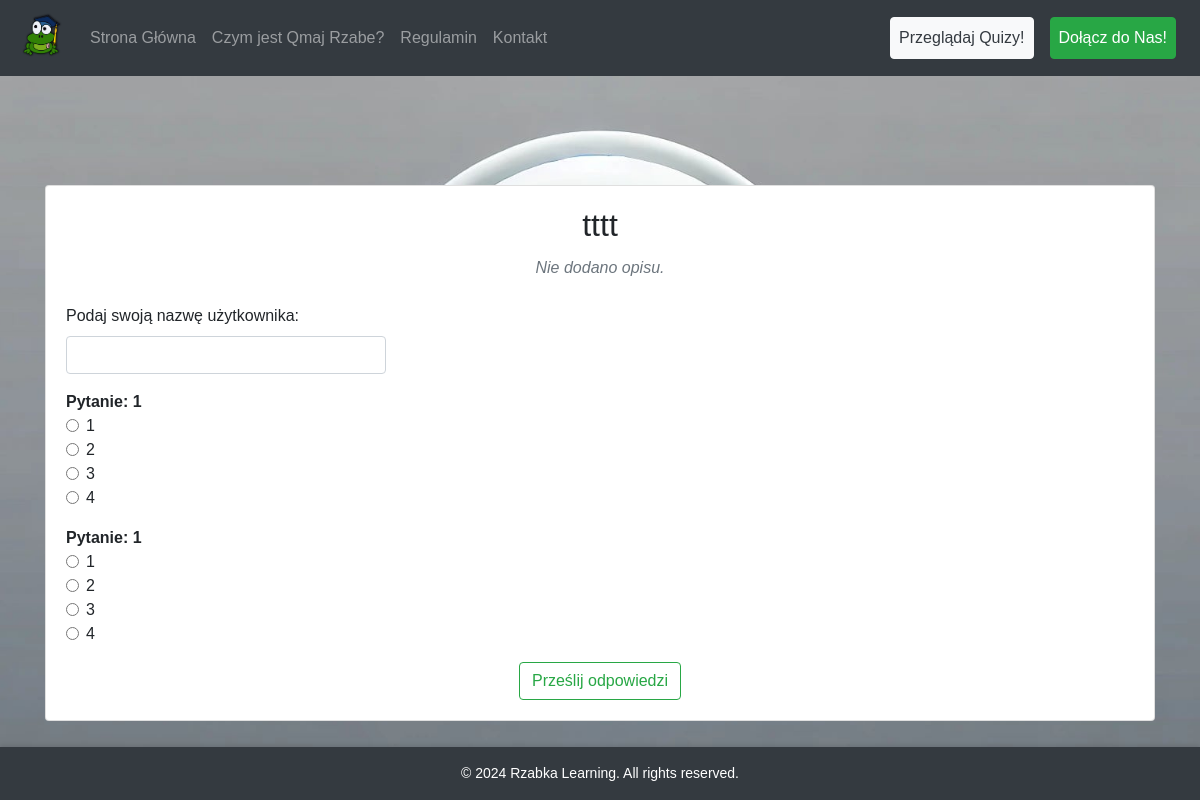
/attend/guest/62/, run on the app's committed database.
### quizAPP/models.py (models this page shows, shortened)
class Quiz(models.Model):
    title = models.CharField(max_length=200)
    description = models.TextField(blank=True, null=True)
    created_by = models.ForeignKey(User, on_delete=models.PROTECT, related_name='quizzes')

class Question(models.Model):
    quiz = models.ForeignKey(Quiz, related_name='questions', on_delete=models.CASCADE)
    question_text = models.CharField(max_length=500)
    answer1 = models.CharField(max_length=200)
    answer2 = models.CharField(max_length=200)
    answer3 = models.CharField(max_length=200)
    answer4 = models.CharField(max_length=200)
    correct_answer = models.IntegerField()      #choice from 1 to 4

### testsAPP/views.py (the view)
# urls.py: path('guest/<int:quiz_id>/', views.attend_quiz_guest, name='attend_quiz_guest')
def attend_quiz_guest(request, quiz_id):
    quiz = get_object_or_404(Quiz, id=quiz_id)
    return render(request, 'test/attendquizguest.html', {'quiz': quiz})

### templates/test/attendquizguest.html (shortened to what this page needs)
{% extends "home_base.html" %}
{% block content %}
<div class="container mt-4">
    <div class="card">
        <div class="card-body">
            <h2 class="card-title text-center">{{ quiz.title }}</h2>
            <p class="card-text text-muted text-center"><i>{{ quiz.description }}</i></p>
            <form action="{% url 'results' %}" method="post" class="mt-4">
                {% if not user.is_authenticated %}
                <div class="form-group">
                    <label for="username">Podaj swoją nazwę użytkownika:</label>
                    <input type="text" id="username" name="username" class="form-control" style="width: 30%;">
                </div>
                {% endif %}
                {% for question in quiz.questions.all %}
                <div class="mb-3">
                    <strong>Pytanie: {{ question.question_text }}</strong>
                    <div class="form-check">
                        <input class="form-check-input" type="radio" id="answer1-{{ question.id }}" name="question{{ question.id }}" value="1">
                        <label class="form-check-label" for="answer1-{{ question.id }}">{{ question.answer1 }}</label>
                    </div>
                    <div class="form-check">
                        <input class="form-check-input" type="radio" id="answer2-{{ question.id }}" name="question{{ question.id }}" value="2">
                        <label class="form-check-label" for="answer2-{{ question.id }}">{{ question.answer2 }}</label>
                    </div>
                    <div class="form-check">
                        <input class="form-check-input" type="radio" id="answer3-{{ question.id }}" name="question{{ question.id }}" value="3">
                        <label class="form-check-label" for="answer3-{{ question.id }}">{{ question.answer3 }}</label>
                    </div>
                    <div class="form-check">
                        <input class="form-check-input" type="radio" id="answer4-{{ question.id }}" name="question{{ question.id }}" value="4">
                        <label class="form-check-label" for="answer4-{{ question.id }}">{{ question.answer4 }}</label>
                    </div>
                </div>
                {% endfor %}
                <div class="text-center">
                    <button type="submit" class="btn btn-outline-success">Prześlij odpowiedzi</button>
                </div>
            </form>
        </div>
    </div>
</div>
{% endblock %}

### static/css/styles_mainpage.css (style rules this page uses)
body { margin: 0; font-family: 'Arial', sans-serif; background: url('img/tlo.jpg') no-repeat center center fixed; background-size: cover; display: flex; flex-direction: column; min-height: 100vh; align-items: center; justify-content: center; }

### data on the page
Quiz: title "tttt", description "Nie dodano opisu."
Question: question_text "1", answer1 "1", answer2 "2", answer3 "3", answer4 "4"
Question: question_text "1", answer1 "1", answer2 "2", answer3 "3", answer4 "4"
